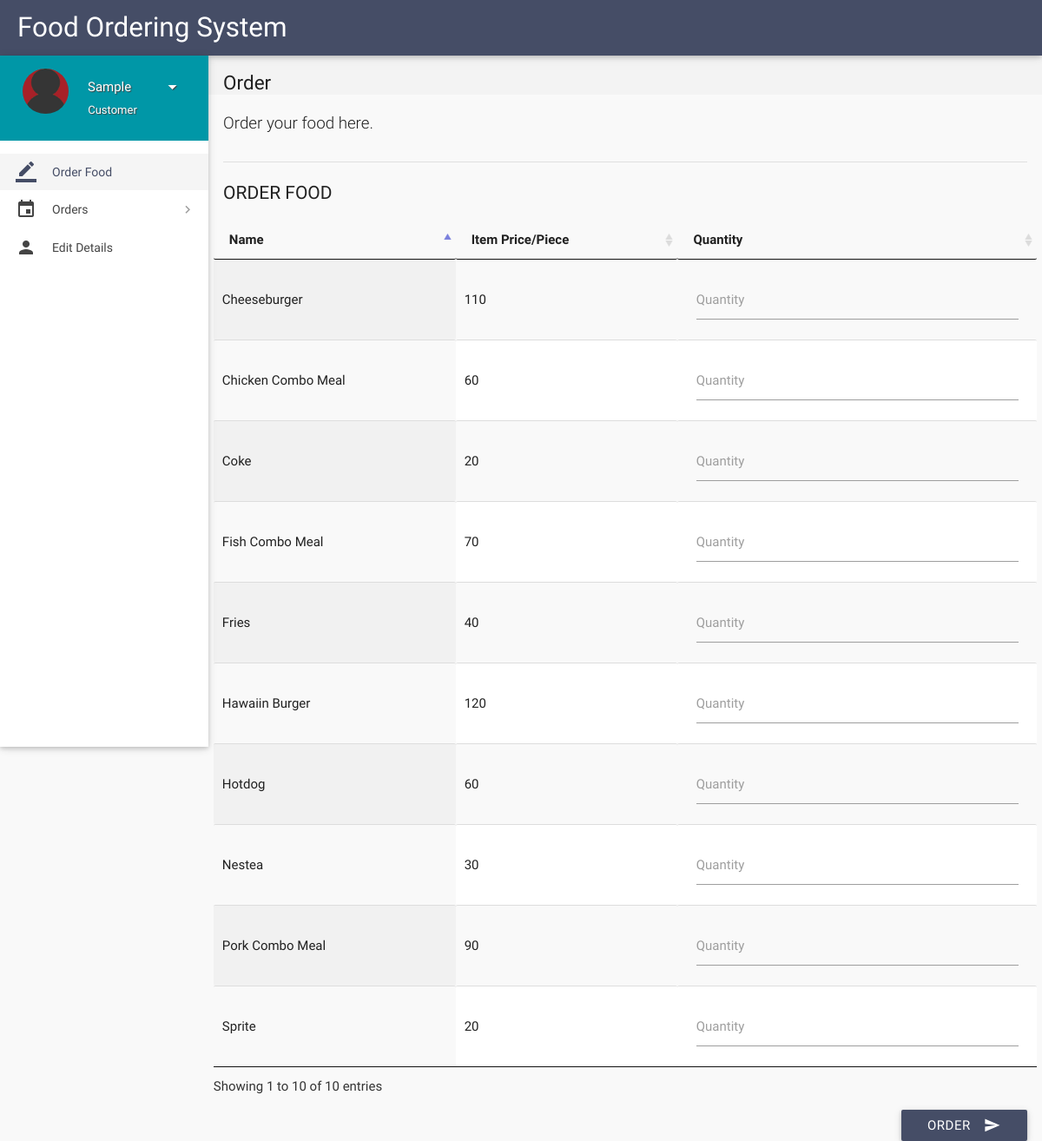
Screenshot of /index.php (signed in) with the database file from the repository.
### tables this page shows
CREATE TABLE IF NOT EXISTS `items` (
  `id` int(11) NOT NULL,
  `name` varchar(20) NOT NULL,
  `price` int(11) NOT NULL,
  `deleted` tinyint(4) NOT NULL DEFAULT '0'
);

### includes/connect.php (called while the page is built, shortened)
<?php
$name = $_SESSION['name'];
$role = $_SESSION['role'];
?>

### index.php (the view, shortened to what this page needs)
<?php
include 'includes/connect.php';
	if($_SESSION['customer_sid']==session_id())
	{
		?>
<!DOCTYPE html>
<html lang="en">
<head>
  <link href="css/materialize.min.css" type="text/css" rel="stylesheet" media="screen,projection">
  <link href="css/style.min.css" type="text/css" rel="stylesheet" media="screen,projection">
  <link href="css/custom/custom.min.css" type="text/css" rel="stylesheet" media="screen,projection">
  <link href="js/plugins/perfect-scrollbar/perfect-scrollbar.css" type="text/css" rel="stylesheet" media="screen,projection">
  <link href="js/plugins/data-tables/css/jquery.dataTables.min.css" type="text/css" rel="stylesheet" media="screen,projection">
</head>
<body>
  <header id="header" class="page-topbar">
        <div class="navbar-fixed">
            <nav class="navbar-color">
                <div class="nav-wrapper">
                    <ul class="left">
                      <li><h1 class="logo-wrapper"><a href="index.php" class="brand-logo darken-1">Food Ordering System</a></h1></li>
                    </ul>
                </div>
            </nav>
        </div>
  </header>
  <div id="main">
    <div class="wrapper">
      <aside id="left-sidebar-nav">
        <ul id="slide-out" class="side-nav fixed leftside-navigation">
            <li class="user-details cyan darken-2">
            <div class="row">
                <div class="col col s4 m4 l4">
                    <img src="images/avatar.jpg" alt="" class="circle responsive-img valign profile-image">
                </div>
                <div class="col col s8 m8 l8">
                    <a class="btn-flat dropdown-button waves-effect waves-light white-text profile-btn" href="#" data-activates="profile-dropdown"><?php echo $name;?> <i class="mdi-navigation-arrow-drop-down right"></i></a>
                    <p class="user-roal"><?php echo $role;?></p>
                </div>
            </div>
            </li>
            <li class="bold active"><a href="index.php" class="waves-effect waves-cyan"><i class="mdi-editor-border-color"></i> Order Food</a>
            </li>
                <li class="no-padding">
                    <ul class="collapsible collapsible-accordion">
                        <li class="bold"><a class="collapsible-header waves-effect waves-cyan"><i class="mdi-editor-insert-invitation"></i> Orders</a>
                        </li>
                    </ul>
                </li>
            <li class="bold"><a href="details.php" class="waves-effect waves-cyan"><i class="mdi-social-person"></i> Edit Details</a>
            </li>
        </ul>
        </aside>
      <section id="content">
        <div id="breadcrumbs-wrapper">
          <div class="container">
            <div class="row">
              <div class="col s12 m12 l12">
                <h5 class="breadcrumbs-title">Order</h5>
              </div>
            </div>
          </div>
        </div>
        <div class="container">
          <p class="caption">Order your food here.</p>
          <div class="divider"></div>
		  <form class="formValidate" id="formValidate" method="post" action="place-order.php" novalidate="novalidate">
            <div class="row">
              <div class="col s12 m4 l3">
                <h4 class="header">Order Food</h4>
              </div>
              <div>
                  <table id="data-table-customer" class="responsive-table display" cellspacing="0">
                    <thead>
                      <tr>
                        <th>Name</th>
                        <th>Item Price/Piece</th>
                        <th>Quantity</th>
                      </tr>
                    </thead>
                    <tbody>
				<?php
				$result = mysqli_query($con, "SELECT * FROM items where not deleted;");
				while($row = mysqli_fetch_array($result))
				{
					echo '<tr><td>'.$row["name"].'</td><td>'.$row["price"].'</td>';
					echo '<td><div class="input-field col s12"><label for='.$row["id"].' class="">Quantity</label>';
					echo '<input id="'.$row["id"].'" name="'.$row['id'].'" type="text" data-error=".errorTxt'.$row["id"].'"><div class="errorTxt'.$row["id"].'"></div></td></tr>';
				}
				?>
                    </tbody>
</table>
              </div>
			  <div>
			  <div class="input-field col s12">
                              <button class="btn cyan waves-effect waves-light right" type="submit" name="action">Order
                                <i class="mdi-content-send right"></i>
                              </button>
                            </div>
            </div>
			</form>
          </div>
        </div>
  </div>
</body>
</html>
<?php
	}
?>

### rows the page displays
items: name "Hotdog", price "60"
items: name "Cheeseburger", price "110"
items: name "Fries", price "40"
items: name "Hawaiin Burger", price "120"
items: name "Coke", price "20"
items: name "Sprite", price "20"
items: name "Nestea", price "30"
items: name "Chicken Combo Meal", price "60"
items: name "Pork Combo Meal", price "90"
items: name "Fish Combo Meal", price "70"

### other values shown
$name "Sample"
$role "Customer"
